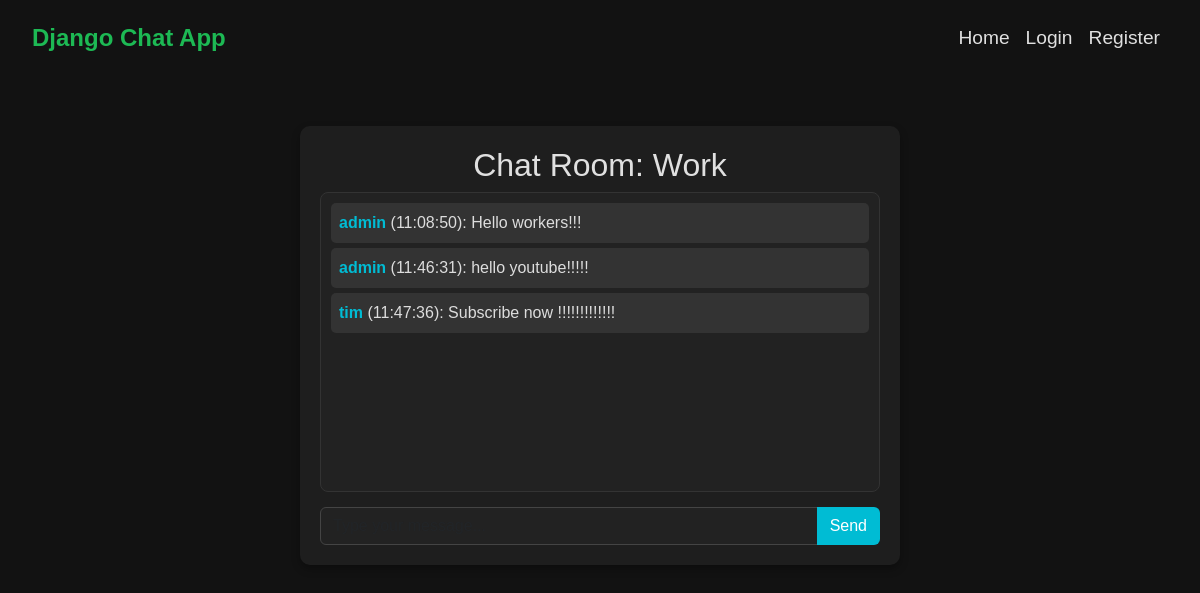
/chat/55555/, run on an earlier commit of the app's database.
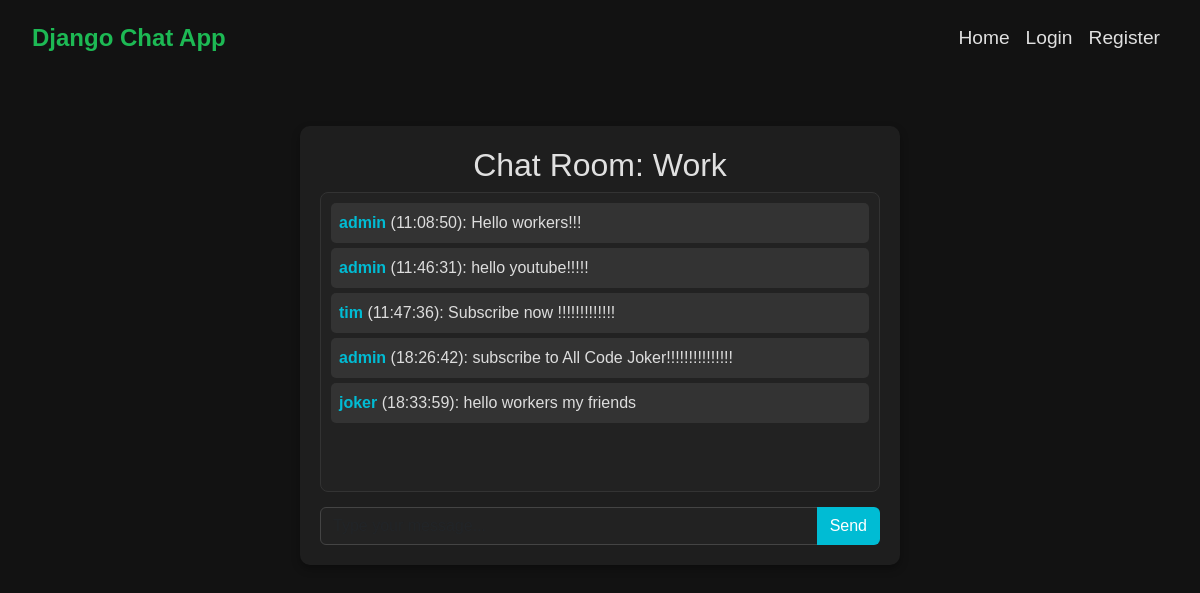
And on a later commit of the database.
### main/models.py (models this page shows, shortened)
class Room(models.Model):
    name = models.CharField(max_length=100)
    code = models.CharField(max_length=10, unique=True)

class Message(models.Model):
    room = models.ForeignKey(Room, on_delete=models.CASCADE)
    user = models.ForeignKey(User, on_delete=models.CASCADE)
    context = models.TextField()
    date_send = models.DateTimeField(auto_now_add=True)

### main/views.py (the view)
# urls.py: path('chat/<str:room_code>/', views.chat_room, name="chat_room"),
def chat_room(request, room_code):
    room = get_object_or_404(Room, code=room_code)  # Find room by code
    messages = Message.objects.filter(room=room).order_by("date_send")  # Get past messages
    return render(request, "main/room.html", {
        "room": room,
        "messages": messages
    })

### main/templates/main/room.html (shortened to what this page needs)
{% extends 'main/base.html' %}
{% block body %}
<div class="container chat-container">
    <h2 class="text-center">Chat Room: {{ room.name }}</h2>
    <div id="chat-box">
        {% for message in messages %}
            <p class="chat-message {% if message.user == request.user %}you{% endif %}">
                <strong>{{ message.user.username }}</strong> ({{ message.date_send|date:"H:i:s" }}): {{ message.context }}
            </p>
        {% endfor %}
    </div>
    <div class="input-group">
        <input type="text" id="messageInput" class="form-control" placeholder="Type your message...">
        <button class="btn btn-send" onclick="sendMessage()">Send</button>
    </div>
</div>
{% endblock %}

### main/templates/main/base.html (shortened to what this page needs)
<!DOCTYPE html>
<html lang="en">
<head>
    <link href="https://cdn.jsdelivr.net/npm/bootstrap@5.3.3/dist/css/bootstrap.min.css" rel="stylesheet">
</head>
<body>
    <nav class="navbar navbar-expand-lg">
        <div class="container-fluid">
            <a class="navbar-brand fw-bold" href="{% url 'index' %}">Django Chat App</a>
            <div class="collapse navbar-collapse" id="navbarNav">
                <ul class="navbar-nav ms-auto">
                    <li class="nav-item">
                        <a class="nav-link {% if request.path == '/' %}active{% endif %}" href="{% url 'index' %}">Home</a>
                    </li>
                    {% if user.is_authenticated %}
                    <li class="nav-item">
                        <a class="nav-link {% if request.path == '/logout_user/' %}active{% endif %}" href="{% url 'logout_user' %}">Logout</a>
                    </li>
                    <li class="nav-item">
                        <a class="nav-link {% if request.path == '/find_room/' %}active{% endif %}" href="{% url 'find_room' %}">Find Room</a>
                    </li>
                    {% else %}
                    <li class="nav-item">
                        <a class="nav-link {% if request.path == '/login_user/' %}active{% endif %}" href="{% url 'login_user' %}">Login</a>
                    </li>
                    <li class="nav-item">
                        <a class="nav-link {% if request.path == '/register_user/' %}active{% endif %}" href="{% url 'register_user' %}">Register</a>
                    </li>
                    {% endif %}
                </ul>
            </div>
        </div>
    </nav>
    {% block body %}
    {% endblock %}
</body>
</html>

### main/templates/main/base.html (style rules this page uses)
body { font-family: 'Poppins', sans-serif; background-color: #121212; color: #e0e0e0; }
.navbar { background-color: #121212 !important; padding: 15px 20px; }
.navbar-brand { font-size: 1.5rem; color: #1DB954 !important; }
.navbar-nav .nav-link { font-size: 1.2rem; color: #e0e0e0 !important; transition: color 0.3s ease-in-out; }
.chat-container { max-width: 600px; margin: 50px auto; background: #1e1e1e; padding: 20px; border-radius: 10px; box-shadow: 0px 4px 8px rgba(0, 0, 0, 0.3); }
#chat-box { border: 1px solid #333; height: 300px; overflow-y: auto; background: #222; padding: 10px; border-radius: 8px; }
.chat-message { padding: 8px; margin-bottom: 5px; border-radius: 5px; background: #333; color: #ddd; }
.chat-message strong { color: #00bcd4; }
.input-group { margin-top: 15px; }
.form-control { background: #222; color: #e0e0e0; border: 1px solid #444; }
.btn-send { background-color: #00bcd4; color: white; }

What changed in the data, as far as the page shows it:
added Message: user.username "admin", date_send "18:26:42", context "subscribe to All Code Joker!!!!!!!!!!!!!!!"
added Message: user.username "joker", date_send "18:33:59", context "hello workers my friends"
